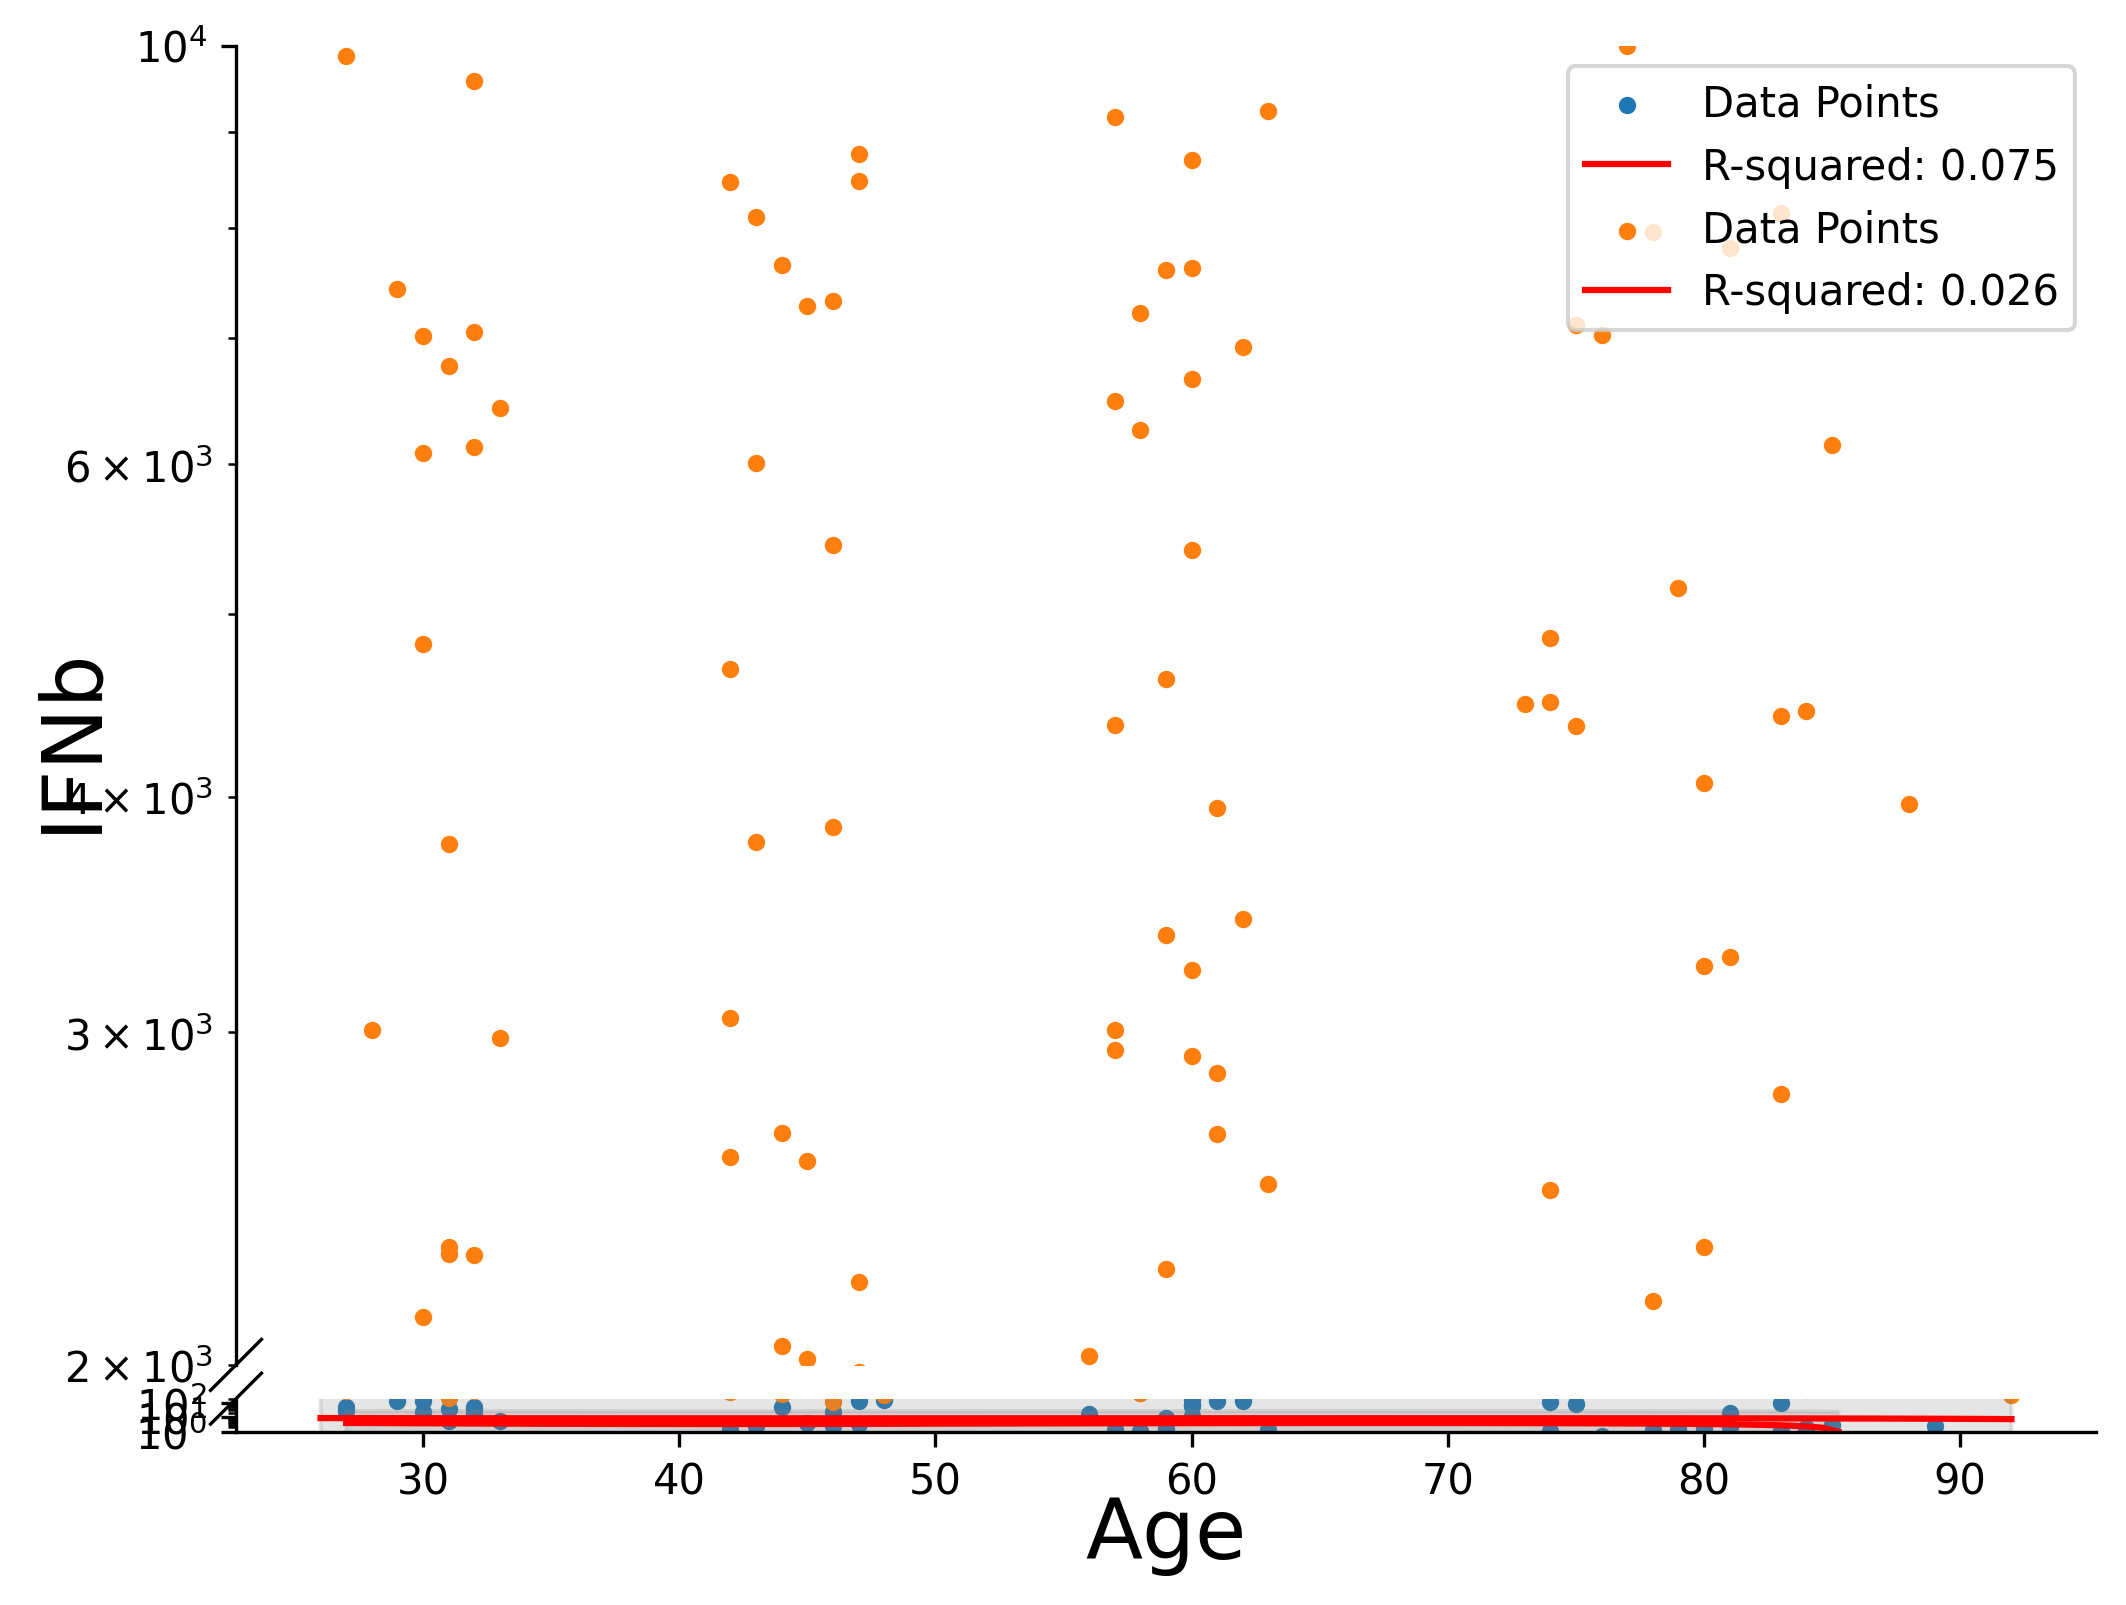

Here is the Python script that generated this plot:
import matplotlib.pyplot as plt
import seaborn as sns
import pandas as pd
import numpy as np
import matplotlib
from brokenaxes import brokenaxes

matplotlib.use('Agg')  # or 'TkAgg'

# 生成示例数据
sheet_name = 'Sheet1'
df = pd.read_excel('CLEC10.xlsx', sheet_name=sheet_name)
print(df)
y_name = 'CLEC10A'
df = df.dropna()
print(df)
df = df[df[y_name] != 0]
data = df
print(df)
# 使用多项式拟合
degree = 3
coeffs = np.polyfit(data['age'], data[y_name], degree)
p = np.poly1d(coeffs)
x_fit = np.linspace(data['age'].min(), data['age'].max(), 100)
y_fit = p(x_fit)
y_fit = np.log(y_fit)

# 计算置信区间
y_fit_pred = p(data['age'])
residuals = data[y_name] - y_fit_pred
ss_res = np.sum(residuals ** 2)
ss_tot = np.sum((data[y_name] - data[y_name].mean()) ** 2)
r_squared = 1 - (ss_res / ss_tot)
# 绘制图形


fig = plt.figure(figsize=(8, 6))  # Create a figure
# Create broken axes by specifying the ranges for the y-axis
bax = brokenaxes(ylims=((1, 200), (2000, 10000)), hspace=0.05)
# 设置y轴为对数刻度
bax.set_yscale('log')
# First subplot
bax.scatter(data['age'], data[y_name], s=10, label='Data Points')
bax.plot(x_fit, y_fit, color='red', label=f'R-squared: {r_squared:.3f}')
bax.fill_between(x_fit, y_fit - 0.5 * np.std(residuals), y_fit + 0.5 * np.std(residuals), color='gray', alpha=0.2)

bax.set_ylabel(y_name)
bax.legend()
# Optionally: ax1.set_title(f'{y_name} vs Age with Polynomial Fit', fontsize=20)


# 生成示例数据
sheet_name = 'Sheet2'
df = pd.read_excel('CLEC10.xlsx', sheet_name=sheet_name)
print(df)
y_name = 'IFNb'
df = df.dropna()
print(df)
df = df[df[y_name] != 0]
data = df
print(df)
# 使用多项式拟合
degree = 3
coeffs = np.polyfit(data['age'], data[y_name], degree)
p = np.poly1d(coeffs)
x_fit = np.linspace(data['age'].min(), data['age'].max(), 100)
y_fit = p(x_fit)
y_fit = np.log(y_fit)
print(x_fit)
print(y_fit)
# 计算置信区间
y_fit_pred = p(data['age'])
residuals = data[y_name] - y_fit_pred
ss_res = np.sum(residuals ** 2)
ss_tot = np.sum((data[y_name] - data[y_name].mean()) ** 2)
r_squared = 1 - (ss_res / ss_tot)



# Second subplot
bax.scatter(data['age'], data[y_name], s=10, label='Data Points')
bax.plot(x_fit, y_fit, color='red', label=f'R-squared: {r_squared:.3f}')
bax.fill_between(x_fit, y_fit - 0.5 * np.std(residuals), y_fit + 0.5 * np.std(residuals), color='gray', alpha=0.2)

bax.set_xlabel('Age (year)')
# No need to set ylabel again
bax.legend()
# Optionally: ax2.set_title(f'{y_name} vs Age with Polynomial Fit', fontsize=20)




plt.xlabel('Age', fontsize=20)  # 设置X轴标签的字体大小为12
plt.ylabel(
    f'{y_name}',
    # 'IFNB1',
    fontsize=20)  # 设置Y轴标签的字体大小为12


# 设置横纵坐标数字的字体大小
plt.tick_params(axis='both', which='major', labelsize=15)  # 设置主要刻度标签
print(f'R-squared: {r_squared:.3f}')
plt.savefig(f'test.png', dpi=300, bbox_inches='tight')
